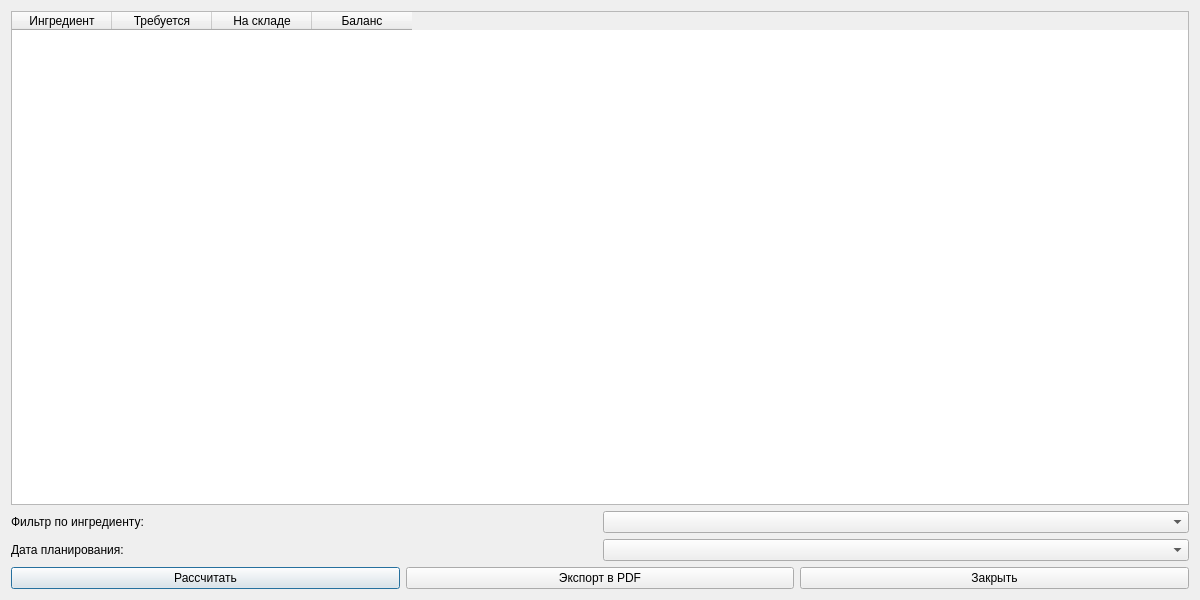
<?xml version="1.0" encoding="UTF-8"?>
<ui version="4.0">
  <class>BalancePage</class>
  <widget class="QDialog" name="BalancePage">
    <property name="geometry">
      <rect>
        <x>0</x>
        <y>0</y>
        <width>1200</width>
        <height>600</height>
      </rect>
    </property>
    <property name="windowTitle">
      <string>Баланс ингредиентов</string>
    </property>
    <layout class="QVBoxLayout" name="verticalLayout">
      <item>
        <widget class="QTableWidget" name="tableWidget">
          <column>
            <property name="text">
              <string>Ингредиент</string>
            </property>
          </column>
          <column>
            <property name="text">
              <string>Требуется</string>
            </property>
          </column>
          <column>
            <property name="text">
              <string>На складе</string>
            </property>
          </column>
          <column>
            <property name="text">
              <string>Баланс</string>
            </property>
          </column>
        </widget>
      </item>
      <item>
        <layout class="QGridLayout" name="gridLayout">
          <item row="0" column="0">
            <widget class="QLabel" name="label">
              <property name="text">
                <string>Фильтр по ингредиенту:</string>
              </property>
            </widget>
          </item>
          <item row="0" column="1">
            <widget class="QComboBox" name="cb_ingredient"/>
          </item>
          <item row="1" column="0">
            <widget class="QLabel" name="label_2">
              <property name="text">
                <string>Дата планирования:</string>
              </property>
            </widget>
          </item>
          <item row="1" column="1">
            <widget class="QComboBox" name="cb_date"/>
          </item>
        </layout>
      </item>
      <item>
        <layout class="QHBoxLayout" name="horizontalLayout">
          <item>
            <widget class="QPushButton" name="btn_calculate">
              <property name="text">
                <string>Рассчитать</string>
              </property>
            </widget>
          </item>
          <item>
            <widget class="QPushButton" name="btn_export">
              <property name="text">
                <string>Экспорт в PDF</string>
              </property>
            </widget>
          </item>
          <item>
            <widget class="QPushButton" name="btn_close">
              <property name="text">
                <string>Закрыть</string>
              </property>
            </widget>
          </item>
        </layout>
      </item>
    </layout>
  </widget>
  <resources/>
  <connections/>
</ui>
